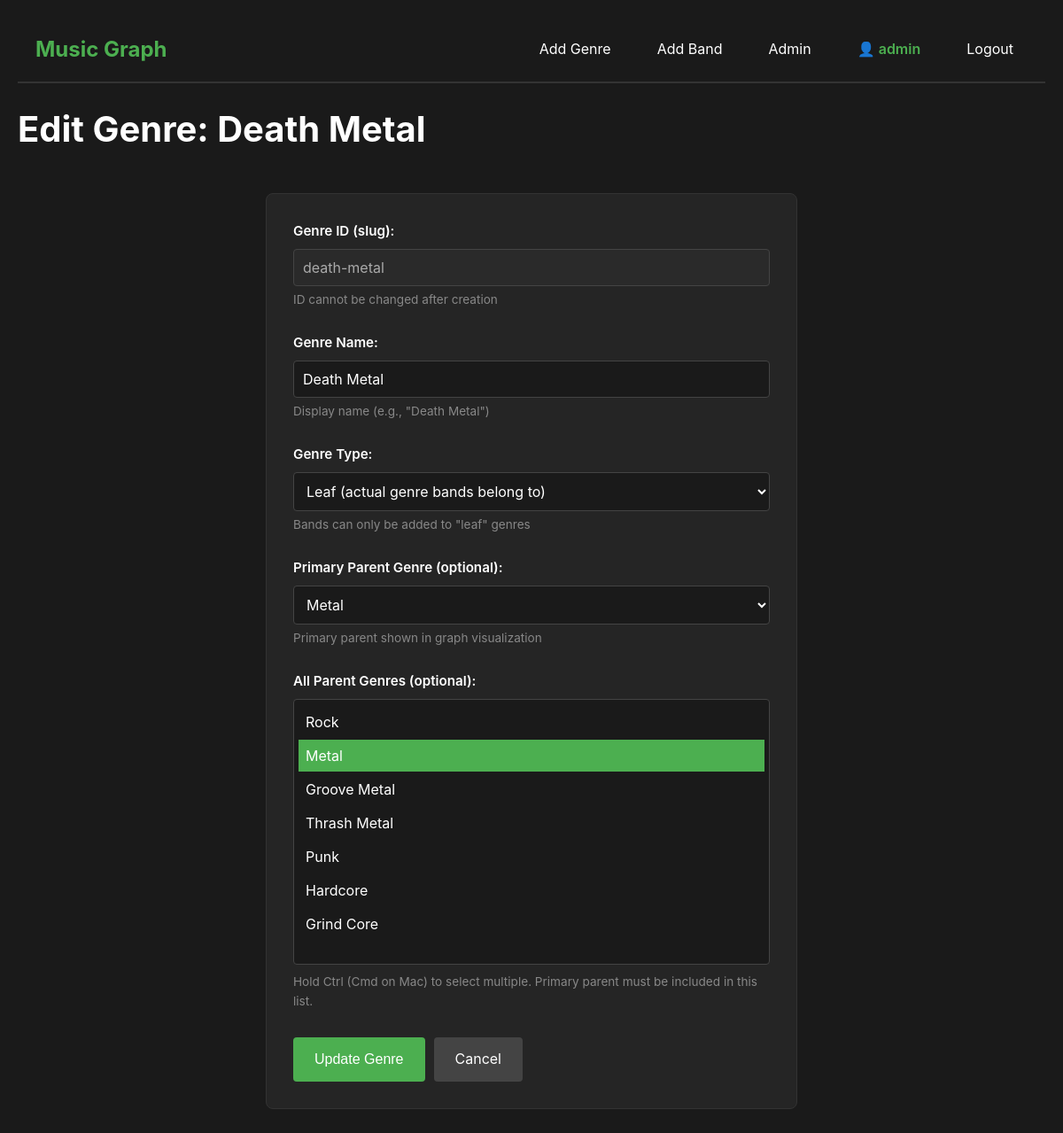
Screenshot of /edit-genre/death-metal (signed in) with the database file from the repository.
### models.py (models this page shows, shortened)
class User(UserMixin, db.Model):
    __tablename__ = 'users'
    id = db.Column(db.Integer, primary_key=True)
    username = db.Column(db.String(80), unique=True, nullable=False)
    email = db.Column(db.String(120), unique=True, nullable=False)
    password_hash = db.Column(db.String(255), nullable=False)
    is_admin = db.Column(db.Boolean, default=False)
    created_at = db.Column(db.DateTime, default=db.func.now())

class Genre(db.Model):
    __tablename__ = 'genres'
    id = db.Column(db.String(50), primary_key=True)  # e.g., 'death-metal'
    name = db.Column(db.String(100), nullable=False)  # e.g., 'Death Metal'
    parent_id = db.Column(db.String(50), db.ForeignKey('genres.id'), nullable=True)
    type = db.Column(db.String(20), nullable=False)  # 'root', 'intermediate', 'leaf'
    parent = db.relationship('Genre', remote_side=[id], backref='children')
    parent_genres = db.relationship(
        'Genre',
        secondary=genre_parents,
        primaryjoin=(id == genre_parents.c.genre_id),
        secondaryjoin=(id == genre_parents.c.parent_genre_id),
        backref='child_genres'
    )
    bands = db.relationship('Band', back_populates='primary_genre')

### app.py (the view, shortened to what this page needs)
@app.route('/edit-genre/<genre_id>', methods=['GET', 'POST'])
@admin_required
def edit_genre(genre_id):
    genre = Genre.query.get_or_404(genre_id)
    genres = Genre.query.filter(Genre.id != genre_id).all()  # Exclude current genre
    return render_template('edit_genre.html', genre=genre, genres=genres)

### app.py (called while the page is built)
@login_manager.user_loader
def load_user(user_id):
    return User.query.get(int(user_id))

def admin_required(f):
    @wraps(f)
    def decorated_function(*args, **kwargs):
        if not current_user.is_authenticated:
            return redirect(url_for('login'))
        if not current_user.is_admin:
            flash('Admin access required.', 'error')
            return redirect(url_for('index'))
        return f(*args, **kwargs)
    return decorated_function

### templates/edit_genre.html (shortened to what this page needs)
<!DOCTYPE html>
<html lang="en">
<head>
    <link rel="stylesheet" href="{{ url_for('static', filename='style.css') }}">
</head>
<body>
<nav class="navbar">
    <div class="nav-container">
        <a href="{{ url_for('index') }}" class="nav-brand">Music Graph</a>
<div class="nav-links">
    {% if current_user.is_authenticated %}
        {% if current_user.is_admin %}
            <a href="{{ url_for('add_genre') }}" class="nav-link">Add Genre</a>
            <a href="{{ url_for('add_band') }}" class="nav-link">Add Band</a>
            <a href="{{ url_for('admin') }}" class="nav-link">Admin</a>
        {% endif %}
        <span class="nav-user">{{ current_user.username }}</span>
        <a href="{{ url_for('logout') }}" class="nav-link">Logout</a>
    {% else %}
        <a href="{{ url_for('login') }}" class="nav-link">Login</a>
        <a href="{{ url_for('register') }}" class="nav-link">Register</a>
    {% endif %}
</div>
    </div>
</nav>
    <div class="container">
        <h1>Edit Genre: {{ genre.name }}</h1>
        <form method="POST" class="form">
            <div class="form-group">
                <label for="id">Genre ID (slug):</label>
                <input type="text" id="id" name="id" value="{{ genre.id }}" readonly disabled>
                <small>ID cannot be changed after creation</small>
            </div>
            <div class="form-group">
                <label for="name">Genre Name:</label>
                <input type="text" id="name" name="name"
                       value="{{ form_data.name if form_data else genre.name }}" required>
                <small>Display name (e.g., "Death Metal")</small>
            </div>
            <div class="form-group">
                <label for="type">Genre Type:</label>
                <select id="type" name="type" required>
                    <option value="leaf" {% if (form_data.type if form_data else genre.type) == 'leaf' %}selected{% endif %}>
                        Leaf (actual genre bands belong to)
                    </option>
                </select>
                <small>Bands can only be added to "leaf" genres</small>
            </div>
            <div class="form-group">
                <label for="parent_id">Primary Parent Genre (optional):</label>
                <select id="parent_id" name="parent_id">
                    {% for g in genres %}
                    <option value="{{ g.id }}"
                            {% if (form_data.parent_id if form_data else genre.parent_id) == g.id %}selected{% endif %}>
                        {{ g.name }}
                    </option>
                    {% endfor %}
                </select>
                <small>Primary parent shown in graph visualization</small>
            </div>
            <div class="form-group">
        <label for="parent_genres">All Parent Genres (optional):</label>
        <select id="parent_genres" name="parent_genres" multiple size="8">
            {% for g in genres %}
            <option value="{{ g.id }}"
                    {% if form_data %}
                        {% if g.id in form_data.getlist('parent_genres') %}selected{% endif %}
                    {% else %}
                        {% if g in genre.parent_genres %}selected{% endif %}
                    {% endif %}>
                {{ g.name }}
            </option>
            {% endfor %}
        </select>
        <small>Hold Ctrl (Cmd on Mac) to select multiple. Primary parent must be included in this list.</small>
    </div>
            <div class="form-actions">
                <button type="submit" class="btn-primary">Update Genre</button>
                <a href="{{ url_for('index') }}" class="btn-secondary">Cancel</a>
            </div>
        </form>
    </div>
</body>
</html>

### static/style.css (style rules this page uses)
* { margin: 0; padding: 0; box-sizing: border-box; }
body { font-family: -apple-system, BlinkMacSystemFont, 'Segoe UI', Roboto, Oxygen, Ubuntu, Cantarell, sans-serif; background-color: #1a1a1a; color: #e0e0e0; line-height: 1.6; padding: 20px; }
.container { max-width: 1200px; margin: 0 auto; }
h1 { font-size: 2.5rem; margin-bottom: 10px; color: #ffffff; }
.form { max-width: 600px; margin: 40px auto; background-color: #252525; padding: 30px; border-radius: 8px; border: 1px solid #333; }
.form-group { margin-bottom: 25px; }
.form-group label { display: block; margin-bottom: 8px; color: #ffffff; font-weight: 600; font-size: 0.95rem; }
.form-group input, .form-group select { width: 100%; padding: 10px; background-color: #1a1a1a; border: 1px solid #444; border-radius: 4px; color: #ffffff; font-size: 1rem; font-family: inherit; }
.form-group small { display: block; margin-top: 5px; color: #888; font-size: 0.85rem; }
.form-actions { display: flex; gap: 10px; margin-top: 30px; }
.btn-primary, .btn-secondary { padding: 12px 24px; border: none; border-radius: 4px; font-size: 1rem; cursor: pointer; text-decoration: none; display: inline-block; transition: background-color 0.2s; }
.btn-primary { background-color: #4CAF50; color: #ffffff; }
.btn-secondary { background-color: #444; color: #ffffff; }
input[readonly] { background-color: #2a2a2a; cursor: not-allowed; color: #aaa; }
select[multiple] { padding: 5px; min-height: 150px; }
select[multiple] option { padding: 8px; margin: 2px 0; }
select[multiple] option:checked { background-color: #4CAF50; color: #ffffff; }
.navbar { background-color: #1a1a1a; border-bottom: 2px solid #333; padding: 0; position: sticky; top: 0; z-index: 1000; }
.nav-container { max-width: 1200px; margin: 0 auto; display: flex; justify-content: space-between; align-items: center; padding: 15px 20px; }
.nav-brand { font-size: 1.5rem; font-weight: bold; color: #4CAF50; text-decoration: none; transition: color 0.2s; }
.nav-links { display: flex; gap: 20px; }
.nav-link { color: #ffffff; text-decoration: none; padding: 8px 16px; border-radius: 4px; transition: background-color 0.2s; }
.container { padding-top: 20px; }
.nav-user { color: #4CAF50; padding: 8px 16px; font-weight: 600; }
.nav-user::before { content: "👤 "; }

### rows the page displays
User: username "admin"
Genre: name "Death Metal", id "death-metal", type "Leaf (actual genre bands belong to)", parent_id "Metal"

### other values shown
form field parent_genres "Rock / Metal ☑ / Groove Metal / Thrash Metal / Punk / Hardcore / Grind Core"
